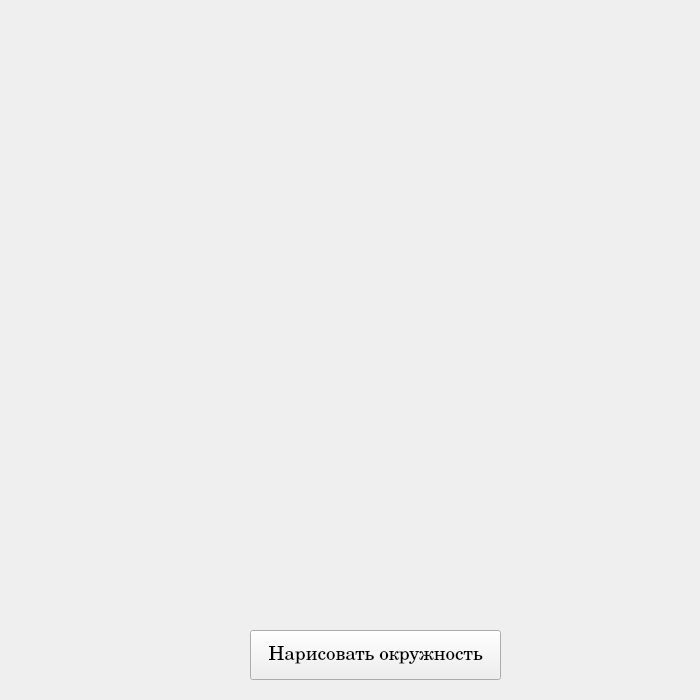
<?xml version="1.0" encoding="UTF-8"?>
<ui version="4.0">
 <class>Form</class>
 <widget class="QWidget" name="Form">
  <property name="geometry">
   <rect>
    <x>0</x>
    <y>0</y>
    <width>700</width>
    <height>700</height>
   </rect>
  </property>
  <property name="windowTitle">
   <string>Form</string>
  </property>
  <widget class="QPushButton" name="pushButton">
   <property name="geometry">
    <rect>
     <x>250</x>
     <y>630</y>
     <width>251</width>
     <height>50</height>
    </rect>
   </property>
   <property name="font">
    <font>
     <family>Century Schoolbook</family>
     <pointsize>14</pointsize>
    </font>
   </property>
   <property name="text">
    <string>Нарисовать окружность</string>
   </property>
  </widget>
 </widget>
 <resources/>
 <connections/>
</ui>
